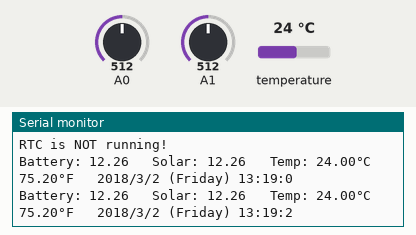
Recording of a sketch running on a simulated Arduino Uno, built with avr-gcc and run on an emulated ATmega328P. Parts: the last lines printed to the serial monitor. The test bench sets the inputs (shaded band); at power-on: temperature 24 °C, A0 = 512, A1 = 512. The local clock reads 2024-03-15 10:24:30 at power-on unless the sketch sets it; storage starts empty.

Above: at 2.8 s.
2.9 s: temperature set to 12 °C
At 5.3 s:
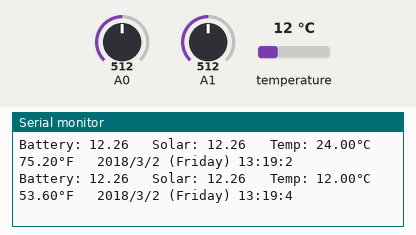
5.6 s: A0 set to 716
At 7.4 s:
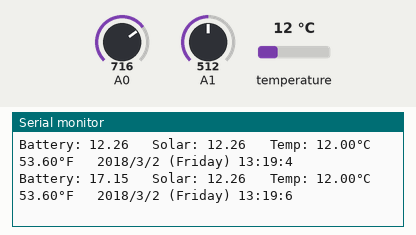
8.3 s: A1 set to 716
At 8.3 s:
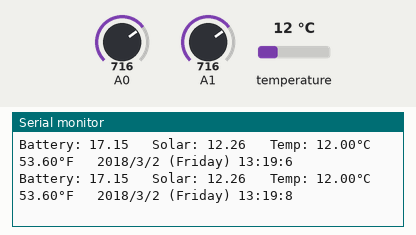
11.0 s: temperature set to 19 °C
At 13.0 s:
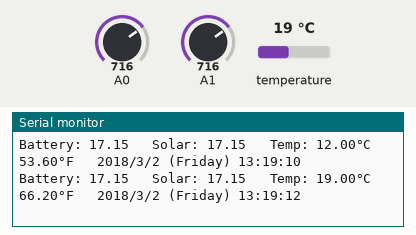
13.7 s: A0 set to 900
At 14.9 s:
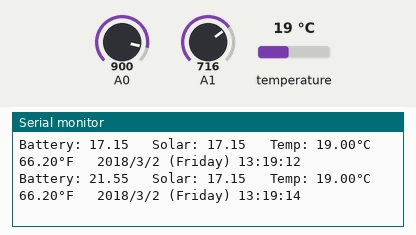
16.4 s: A1 set to 900
At 16.8 s:
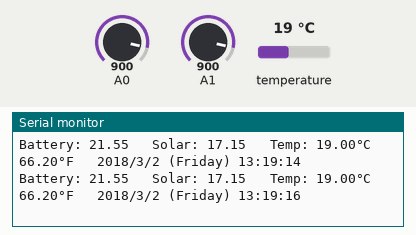
Timing chart, 0 to 19.4 s (numbered marks = the images above; inputs shaded):
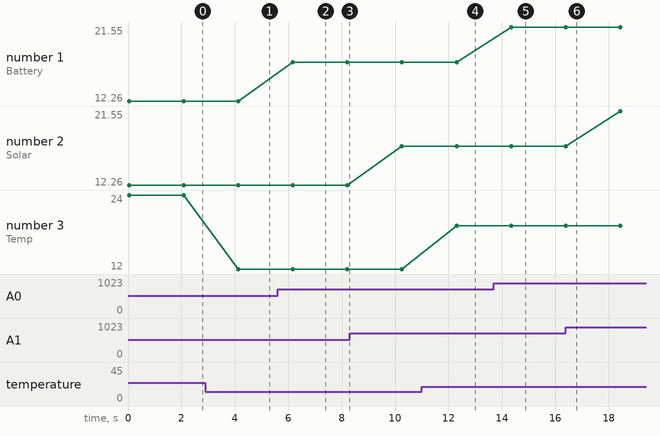

Measured:
- after the input at 2.9 s, the serial monitor: prints a new line after 1.2 s (image 1)
- after the input at 5.6 s, the serial monitor: prints a new line after 0.58 s (image 2)
- after the input at 11.0 s, the serial monitor: prints a new line after 1.3 s (image 4)
- after the input at 13.7 s, the serial monitor: prints a new line after 0.65 s (image 5)
- plotted number 1: 12.26 → 17.15 after the input at 5.6 s, 17.15 → 21.55 after the input at 13.7 s
- plotted number 3: 24 → 12 after the input at 2.9 s

The sketch:

VoltageReader.ino
```cpp
#include <SPI.h>
#include <SD.h>
#include <OneWire.h>
#include <Wire.h>
#include "RTClib.h"

File dataFile;
RTC_PCF8523 rtc;
const float voltageDivider = 4.9;

char daysOfTheWeek[7][12] = {"Sunday", "Monday", "Tuesday", "Wednesday", "Thursday", "Friday", "Saturday"};
double temp_F;
int DS18S20_Pin = 2; //DS18S20 Signal pin on digital 2

//Temperature chip i/o
OneWire ds(DS18S20_Pin);  // on digital pin 2

// the setup routine runs once when you press reset:
void setup()
{
  // initialize serial communication at 9600 bits per second:
  Serial.begin(57600);
  if (! rtc.begin()) {
    Serial.println("Couldn't find RTC");
      while (1);
  }

  while (!Serial) {
    ;
  }

  Serial.print("Initializing SD card....");
  if (!SD.begin(10)) {
    Serial.println("initialization failed!");
    while (1);
  }
  Serial.println("initialization done.");

  if (rtc.initialized()) {   //remove ! if need to readjust
    Serial.println("RTC is NOT running!");
    // following line sets the RTC to the date & time this sketch was compiled
    // rtc.adjust(DateTime(F(__DATE__), F(__TIME__)));
    // This line sets the RTC with an explicit date & time, for example to set
    // Feburary 21, 2018 at 12pm you would call:
    rtc.adjust(DateTime(2018, 3, 2, 13, 19, 0));
  }
}

// the loop routine runs over and over again forever:
void loop()
{
    dataFile = SD.open("volt.txt", FILE_WRITE);

    if(dataFile)
    {

      // read the input on analog pin 0:
      int sensorValue = analogRead(A0); // Battery output
      int sensorValue2 = analogRead(A1); // Solar output

      // Convert the analog reading (which goes from 0 - 1023) to a voltage (0 - 5V):
      float voltageRead = sensorValue * (5.0 / 1023.0);
      float voltageRead2 = sensorValue2 * (5.0 / 1023.0);

      float voltage = (voltageRead * voltageDivider);
      float voltage2 = (voltageRead2 * voltageDivider);

      float temperature = getTemp();
      // print out the value you read:

      DateTime now = rtc.now();

      Serial.print("Battery: ");
      Serial.print(voltage);
      dataFile.print("Battery: ");
      dataFile.print(voltage);

      Serial.print("   ");
      dataFile.print("   ");

      Serial.print("Solar: ");
      Serial.print(voltage2);
      dataFile.print("Solar: ");
      dataFile.print(voltage2);

      Serial.print("   ");
      dataFile.print("   ");

      Serial.print("Temp: ");
      dataFile.print("Temp: ");
      Serial.print(temperature);
      dataFile.print(temperature);
      Serial.print("°C");
      dataFile.print("°C");
      Serial.print(" ");
      dataFile.print(" ");
      temp_F = ((temperature * 1.8) + 32);
      Serial.print(temp_F);
      dataFile.print(temp_F);
      Serial.print("°F");
      dataFile.print("°F");

      Serial.print("   ");
      dataFile.print("   ");

      Serial.print(now.year(), DEC);
      Serial.print('/');
      Serial.print(now.month(), DEC);
      Serial.print('/');
      Serial.print(now.day(), DEC);
      Serial.print(" (");
      Serial.print(daysOfTheWeek[now.dayOfTheWeek()]);
      Serial.print(") ");
      Serial.print(now.hour(), DEC);
      Serial.print(':');
      Serial.print(now.minute(), DEC);
      Serial.print(':');
      Serial.print(now.second(), DEC);
      Serial.println();

      dataFile.print(now.year(), DEC);
      dataFile.print('/');
      dataFile.print(now.month(), DEC);
      dataFile.print('/');
      dataFile.print(now.day(), DEC);
      dataFile.print(" (");
      dataFile.print(daysOfTheWeek[now.dayOfTheWeek()]);
      dataFile.print(") ");
      dataFile.print(now.hour(), DEC);
      dataFile.print(':');
      dataFile.print(now.minute(), DEC);
      dataFile.print(':');
      dataFile.print(now.second(), DEC);
      dataFile.println();

      dataFile.close();
    }
    else
    {
      Serial.println("error opening volt.txt");
    }
    delay(2000); //Ran in milliseconds, 1 minute = 60000
    // 30 min = 180000
}

float getTemp(){
  //returns the temperature from one DS18S20 in DEG Celsius

  byte data[12];
  byte addr[8];

  if ( !ds.search(addr)) {
      //no more sensors on chain, reset search
      ds.reset_search();
      return -1000;
  }

  if ( OneWire::crc8( addr, 7) != addr[7]) {
      Serial.println("CRC is not valid!");
      return -1000;
  }

  if ( addr[0] != 0x10 && addr[0] != 0x28) {
      Serial.print("Device is not recognized");
      return -1000;
  }

  ds.reset();
  ds.select(addr);
  ds.write(0x44,1); // start conversion, with parasite power on at the end

  byte present = ds.reset();
  ds.select(addr);
  ds.write(0xBE); // Read Scratchpad


  for (int i = 0; i < 9; i++) { // we need 9 bytes
    data[i] = ds.read();
  }

  ds.reset_search();

  byte MSB = data[1];
  byte LSB = data[0];

  float tempRead = ((MSB << 8) | LSB); //using two's compliment
  float TemperatureSum = tempRead / 16;

  return TemperatureSum;

}
```
